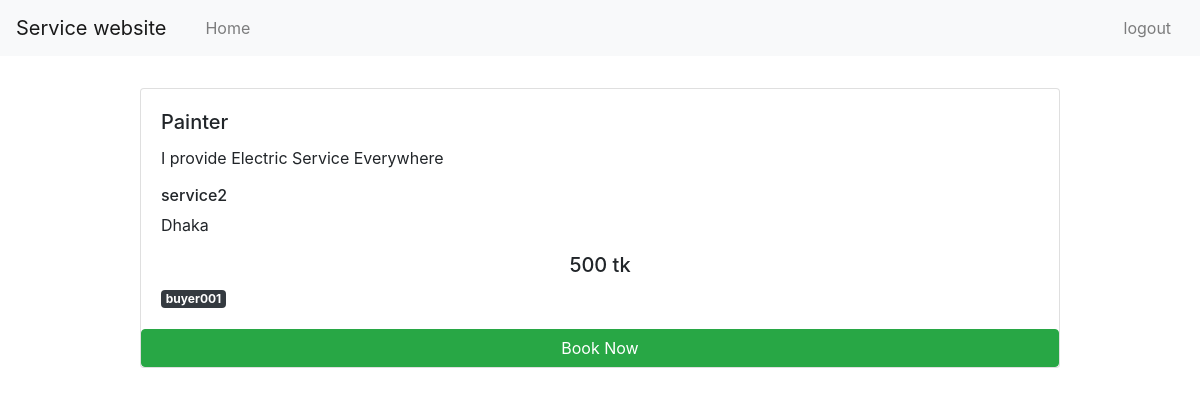
Page /service/singleservice/2 on the committed database.
### service/models.py (models this page shows)
class Sheba(models.Model):
    user = models.ForeignKey(User,on_delete=models.CASCADE)
    servicecategory =(
        ('service1','service1'),
        ('service2','service2'),
        ('service3','service3'),
        ('service4','service4'),
    )
    servicelocation=(
        ('Dhaka','Dhaka'),
        ('Chittagong','Chattagram')
    )
    servicetitle = models.CharField(max_length=100)
    servicedetails = models.CharField(max_length=100)
    servicecategory = models.CharField(max_length=100,choices=servicecategory,default='service1')
    serviceprice = models.IntegerField(max_length=100)
    servicelocation = models.CharField(max_length=10,choices=servicelocation,default='Dhaka')

### account/models.py (models this page shows)
class User(AbstractUser):
    is_admin = models.BooleanField('Is admin', default=False)
    is_buyer= models.BooleanField('Is buyer', default=False)
    is_seller =models.BooleanField('Is seller', default=False)

### service/views.py (the view)
# urls.py: path('singleservice/<int:id>', views.singleservice),
def singleservice(request,id):
        value = Sheba.objects.get(pk=id)
        return render(request,'service/singleservice.html',{"value":value})

### templates/service/singleservice.html (shortened to what this page needs)
<!doctype html>
<html lang="en">
  <head>
    <link rel="stylesheet" href="https://cdn.jsdelivr.net/npm/bootstrap@4.0.0/dist/css/bootstrap.min.css">
  </head>
  <body>
    <nav class="navbar navbar-expand-lg navbar-light bg-light">
      <a class="navbar-brand" href="#">Service website</a>
      <div class="collapse navbar-collapse" id="navbarNav">
          <div class="col-md-11">
              <ul class="navbar-nav">
                  <li class="nav-item">
                      <a class="nav-link" href="{% url 'buyerdashboard' %}">Home</a>
                    </li>
                </ul>
          </div>
          <div class="col-md-1">
              <ul class="navbar-nav">
                  <li class="nav-item">
                    <a class="nav-link" href="{% url 'logout' %}">logout</a>
                  </li>
                </ul>
          </div>
      </div>
    </nav>
    <div class="container">
        <div class="row pt-3">
              <div class="col-sm-10 pt-3 offset-1">
                    <div class="card">
                      <div class="row">
                        <div class="col-8">
                       </div>
                       </div>
                          <div class="card-body">
                            <h5 class="card-title">{{value.servicetitle}}</h5>
                            <p class="card-text">{{value.servicedetails}}</p>
                            <h6>{{value.servicecategory}}</h6>
                            <h7>{{value.servicelocation}}</h7>
                            <h5 class="text-center pt-3">{{value.serviceprice}} tk</h5>
                              <span class="badge  badge-dark">{{value.user}}</span>
                          </div>
                         <button class="btn btn-success"> Book Now</button>
                    </div>
              </div>
        </div>
    </div>
  </body>
</html>

### rows in the picture
Sheba: servicetitle "Painter", servicedetails "I provide Electric Service Everywhere", servicecategory "service2", servicelocation "Dhaka", serviceprice "500", user "buyer001"
